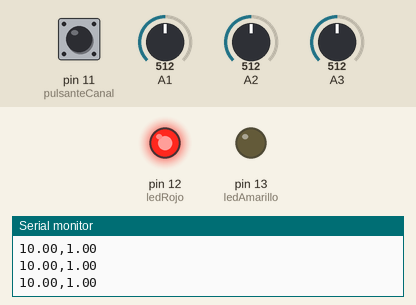
Simulated run of this sketch. Board: Arduino Uno, built with avr-gcc and run on an emulated ATmega328P. Parts: output pins drawn as LEDs (lit = HIGH), the last lines printed to the serial monitor. Dashed ring = blinking. The test bench sets the inputs (shaded band); at power-on: pin 11 (pulsanteCanal) LOW, A3 = 512, A1 = 512, A2 = 512.

Above: at 1.2 s.
1.3 s: pin 11 (pulsanteCanal) pulled HIGH for 1 s
At 3.4 s:
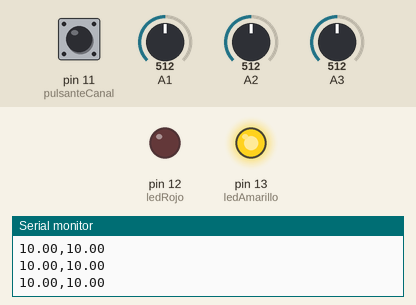
3.8 s: A3 set to 665
6.8 s: A3 set to 693
8.3 s: pin 11 (pulsanteCanal) pulled HIGH for 3.2 s
At 8.77 s:
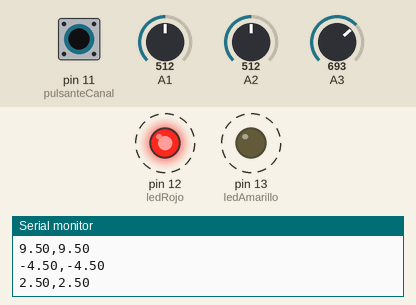
Timing chart, 0 to 13.0 s (numbered marks = the images above; inputs shaded):
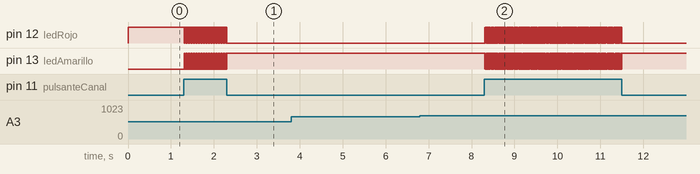

The sketch:

GeneradorSenales.ino
```cpp
#include <math.h>

const unsigned int potAmplitud = A1;   ///< Pin para el potenciómetro que controla la amplitud de la señal.
const unsigned int potFrecuencia = A2; ///< Pin para el potenciómetro que controla la frecuencia de la señal.
const unsigned int potTipoSenal = A3;  ///< Pin para el potenciómetro que controla el tipo de señal.

const unsigned int ledAmarillo = 13;   ///< Pin para el LED amarillo que indica el canal 1 activo.
const unsigned int ledRojo = 12;       ///< Pin para el LED rojo que indica el canal 2 activo.

const unsigned int pulsanteCanal = 11; ///< Pin para el pulsador que alterna entre canales.

float tiempo = 0;                      ///< Tiempo utilizado para generar la señal de onda.

byte tipoSenal1 = 1;                   ///< Tipo de señal de onda para el canal 1 (1: seno, 2: cuadrada, 3: triangular, otros: diente de sierra).
byte tipoSenal2 = 2;                   ///< Tipo de señal de onda para el canal 2 (1: seno, 2: cuadrada, 3: triangular, otros: diente de sierra).

float amplitud1 = 1;                   ///< Amplitud de la señal de onda del canal 1.
float amplitud2 = 1;                   ///< Amplitud de la señal de onda del canal 2.

float frecuencia1 = 1;                 ///< Frecuencia de la señal de onda del canal 1.
float frecuencia2 = 1;                 ///< Frecuencia de la señal de onda del canal 2.

boolean canal = 0;                     ///< Variable para alternar entre los canales 1 y 2 mediante el pulsador.


/**
 * @brief Configuración inicial del programa.
 *
 * Se encarga de realizar la configuración inicial del hardware y comunicación necesaria para el funcionamiento del programa.
 *
 * Configura los siguientes elementos:
 * - Establece el pin 'ledAmarillo' como salida para controlar el LED amarillo.
 * - Establece el pin 'ledRojo' como salida para controlar el LED rojo.
 * - Establece el pin 'pulsanteCanal' como entrada para leer el estado del pulsador (botón).
 * - Inicia la comunicación serial (puerto serie) con una velocidad de transmisión de 9600 bps.
 *
 * Nota: La comunicación serial es útil para enviar datos desde el Arduino a un computador o para
 * interactuar con otros dispositivos que también utilicen comunicación serial.
 */
void setup() {

  pinMode(ledAmarillo, OUTPUT);
  pinMode(ledRojo, OUTPUT);

  pinMode(pulsanteCanal, INPUT);

  Serial.begin(9600);
}


/**
 * @brief Función principal que se ejecuta en bucle.
 *
 * Esta función se ejecuta en un bucle infinito y realiza las siguientes acciones:
 * - Lee el estado del pulsador (botón) conectado al pin 'pulsanteCanal' y cambia el valor de 'canal'
 *   entre 0 y 1 dependiendo del estado del pulsador.
 * - Si 'canal' es 0, realiza las siguientes acciones:
 *   - Lee los valores de tres potenciómetros: 'potTipoSenal', 'potAmplitud' y 'potFrecuencia',
 *     y los utiliza para actualizar los valores de 'tipoSenal1', 'amplitud1' y 'frecuencia1'
 *     respectivamente.
 *   - Enciende el LED amarillo (pin 'ledAmarillo') y apaga el LED rojo (pin 'ledRojo').
 * - Si 'canal' es 1, realiza las siguientes acciones:
 *   - Lee los valores de tres potenciómetros: 'potTipoSenal', 'potAmplitud' y 'potFrecuencia',
 *     y los utiliza para actualizar los valores de 'tipoSenal2', 'amplitud2' y 'frecuencia2'
 *     respectivamente.
 *   - Enciende el LED rojo (pin 'ledRojo') y apaga el LED amarillo (pin 'ledAmarillo').
 * - Genera dos señales de onda, una usando 'tipoSenal1', 'amplitud1', 'frecuencia1' y otra usando
 *   'tipoSenal2', 'amplitud2', 'frecuencia2'. Estas señales se calculan con la función 'getFormaDeOnda'.
 * - Imprime por el puerto serie (Serial) los valores de las dos señales generadas separados por una coma.
 * - Incrementa el valor de 'tiempo' en 0.005 segundos.
 * - Espera 10 milisegundos antes de repetir el bucle.
 */
void loop() {

  // Detecta si el pulsador (botón) conectado al pin 'pulsanteCanal' está presionado y cambia el valor de 'canal'
  // para alternar entre dos canales.
  if(digitalRead(pulsanteCanal) == 1)
    canal = !canal;

  if(canal == 0){
    // Canal 1
    tipoSenal1 = getlecturaPotenciometro(potTipoSenal,  1, 4, 1);
    amplitud1 = getlecturaPotenciometro(potAmplitud,  0, 100, 0.2);
    frecuencia1 = getlecturaPotenciometro(potFrecuencia, 1, 50, 1);
    digitalWrite(ledAmarillo, LOW);
    digitalWrite(ledRojo, HIGH);
  }else{
    // Canal 2
    tipoSenal2 = getlecturaPotenciometro(potTipoSenal,  1, 4, 1);
    amplitud2 = getlecturaPotenciometro(potAmplitud,  0, 100, 0.2);
    frecuencia2 = getlecturaPotenciometro(potFrecuencia, 1, 50, 1);
    digitalWrite(ledAmarillo, HIGH);
    digitalWrite(ledRojo, LOW);
  }

  // Genera dos señales de onda usando los valores obtenidos de los potenciómetros y la función 'getFormaDeOnda'.
  float senal1 = getFormaDeOnda(tipoSenal1, amplitud1, frecuencia1, tiempo);
  float senal2 = getFormaDeOnda(tipoSenal2, amplitud2, frecuencia2, tiempo);

  // Imprime por el puerto serie (Serial) los valores de las dos señales generadas, separados por una coma.
  Serial.println(String(senal1)+","+String(senal2));

  // Incrementa el valor de 'tiempo' en 0.005 segundos.
  tiempo += 0.005;

  // Espera 10 milisegundos antes de repetir el bucle.
  delay(10);
}


/**
 * Esta función permite generar diferentes formas de onda según el tipo especificado:
 * - Tipo 1: Onda senoidal.
 * - Tipo 2: Onda cuadrada con valores positivos y negativos.
 * - Tipo 3: Onda triangular.
 * - Otros tipos: Onda diente de sierra.
 *
 * @param tipo El tipo de forma de onda deseada (1: seno, 2: cuadrada, 3: triangular, otros: diente de sierra).
 * @param amplitudSenal La amplitud de la señal generada.
 * @param frecuenciaSenal La frecuencia de la señal generada en Hz.
 * @param tiempo El tiempo actual en segundos para generar la forma de onda.
 * @return El valor de la forma de onda en el tiempo especificado.
 */
float getFormaDeOnda(byte tipo, float amplitudSenal, float frecuenciaSenal, float tiempo){
  switch(tipo){
    case 1:
      return amplitudSenal*sin(2*PI*tiempo*frecuenciaSenal);
    case 2:
      return amplitudSenal*sign(sin(2*PI*frecuenciaSenal*tiempo));
    case 3:
      return (-amplitudSenal) + (2 * amplitudSenal / (1000.0 / frecuenciaSenal)) * (millis() % (unsigned long)(1000.0 / frecuenciaSenal));
    default:
      return (2.0 * amplitudSenal / (1000.0/frecuenciaSenal)) * (millis() % (unsigned long)(1000.0/frecuenciaSenal)) - amplitudSenal;
  }
}


/**
 * Esta función lee el valor analógico del potenciómetro conectado al pin especificado y lo mapea
 * a un rango personalizado definido por el valor mínimo, el número de incrementos y el tamaño del incremento.
 *
 * @param pinPotenciometro El pin analógico al cual está conectado el potenciómetro.
 * @param minValor El valor mínimo del rango deseado.
 * @param numIncrementos El número total de incrementos en el rango deseado.
 * @param incremento El tamaño del incremento entre cada valor del rango deseado.
 * @return El valor mapeado del potenciómetro en el rango personalizado.
 */
float getlecturaPotenciometro(unsigned int pinPotenciometro, unsigned int minValor, unsigned int numIncrementos, float incremento){
  unsigned int valorPot = analogRead(pinPotenciometro);
  float lectura = map(valorPot, 0, 1023, minValor, numIncrementos) * incremento;
  return lectura;
}


/**
 * Esta función toma un valor de tipo flotante y devuelve el signo correspondiente:
 * - Si el valor es positivo, devuelve 1.
 * - Si el valor es negativo, devuelve -1.
 * - Si el valor es cero, devuelve 0.
 *
 * @param valor El valor para el cual se desea obtener el signo.
 * @return El signo del valor: 1 si es positivo, -1 si es negativo, 0 si es cero.
 */
int sign(float valor){
  int resultado = 0;
  if(valor != 0)
    resultado = (valor < 0) ? -1 : 1;
  return resultado;
}
```

Measured:
- after the input at 1.3 s, pin 12 (ledRojo): alternates HIGH for 0.01 s and LOW for 0.01 s, 69 changes in all, then stays LOW, starting at once; pin 13 (ledAmarillo): alternates HIGH for 0.01 s and LOW for 0.01 s, 69 changes in all, then stays HIGH, starting at once
- after the input at 8.3 s, pin 12 (ledRojo): alternates HIGH for 0.01 s and LOW for 0.01 s, 252 changes in all, then stays LOW, starting at once; pin 13 (ledAmarillo): alternates HIGH for 0.01 s and LOW for 0.01 s, 252 changes in all, then stays HIGH, starting at once
